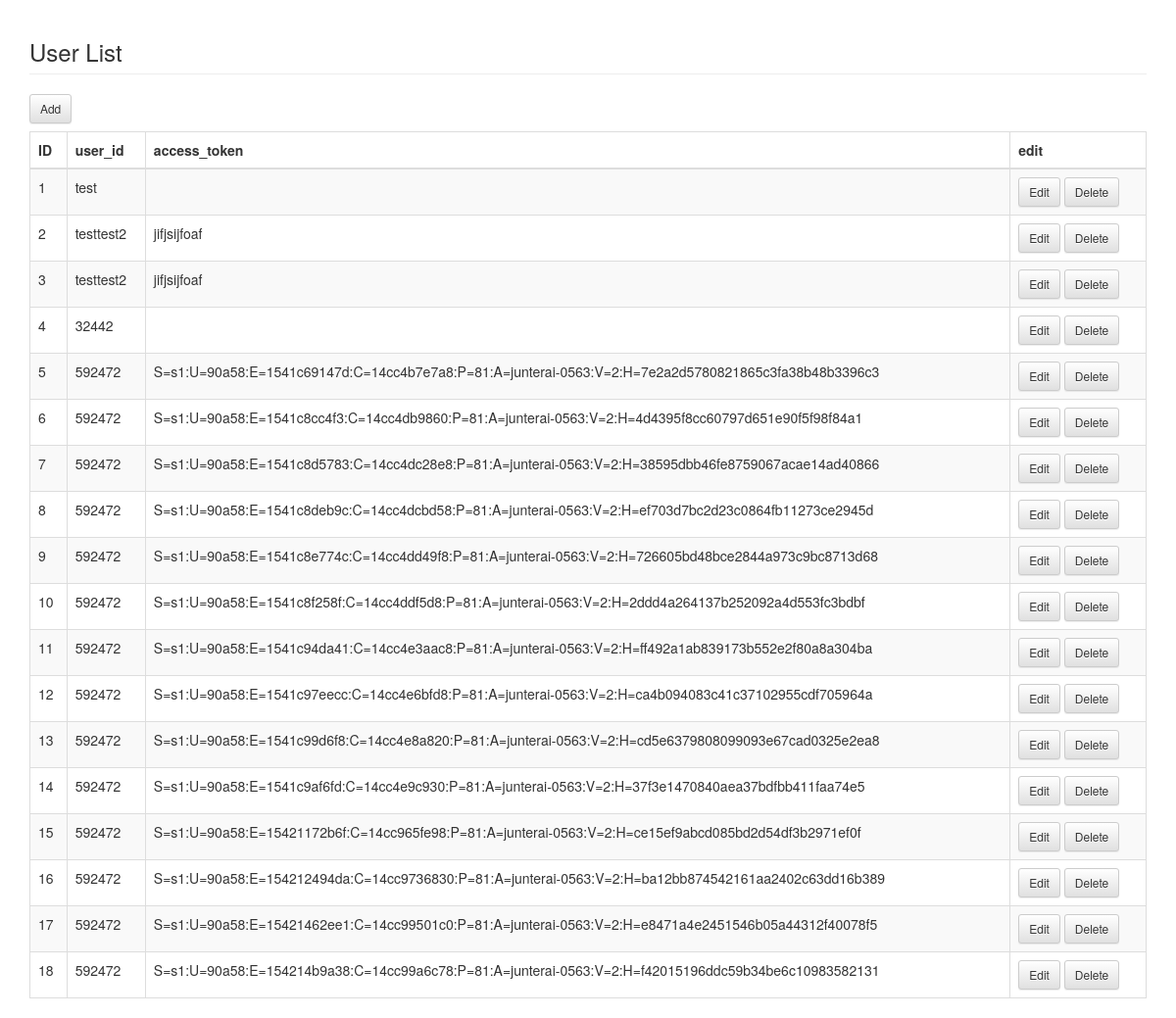
The page /cms/user/ on the database as committed earlier.
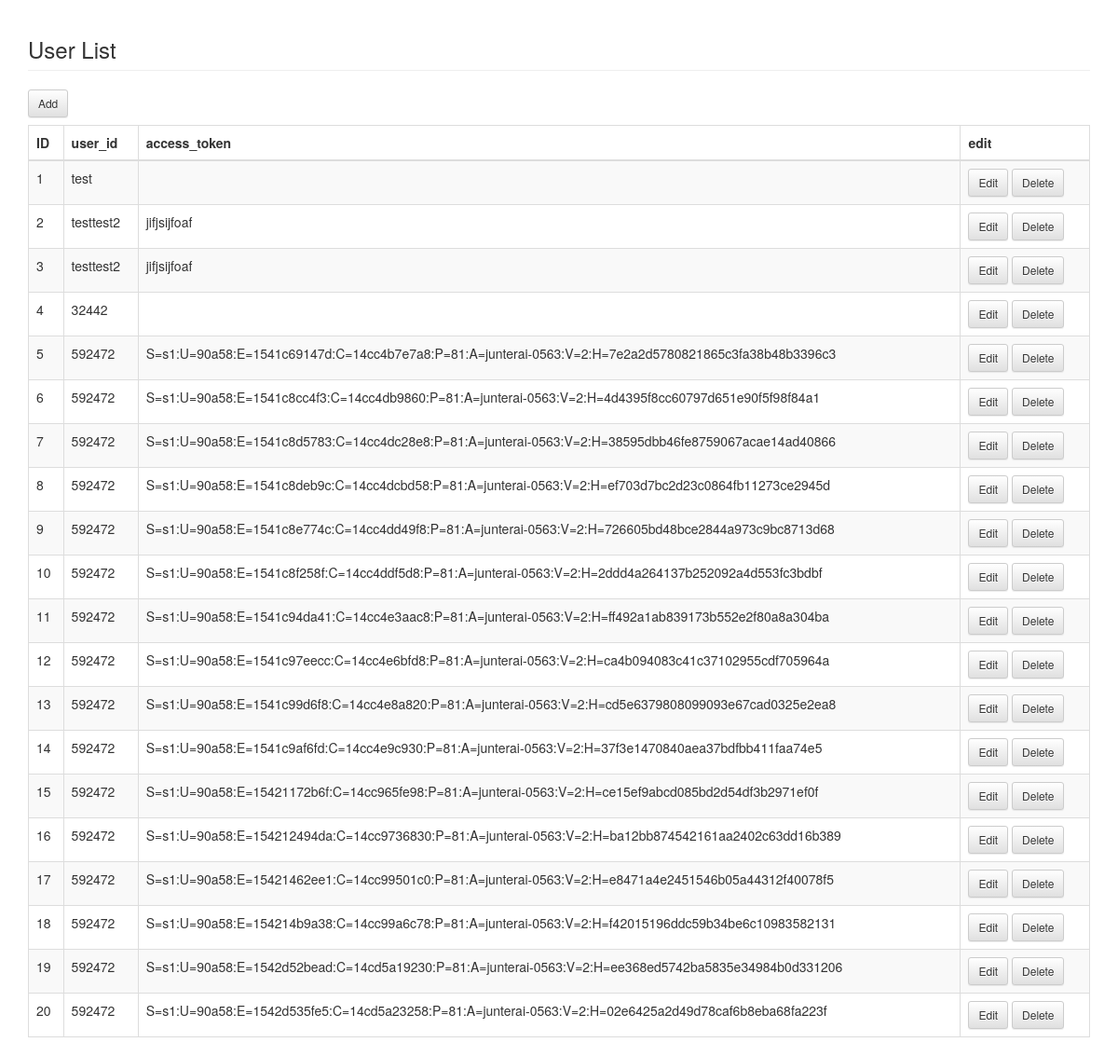
The same page on the database as committed later.
### cms/models.py (models this page shows, shortened)
class User(models.Model):
    user_id = models.CharField(u'user_id', max_length=255)
    access_token = models.CharField(u'access_token', max_length=255, blank=True)

### cms/views.py (the view)
# urls.py: url(r'^user/(?P<user_id>\d+)/$', views.user_list, name='user_list'),   # 一覧
def user_list(request, user_id=None):
	'''get user_list'''
	users = User.objects.all().order_by('id')
	return render_to_response('cms/user_list.html',  # 使用するテンプレート
                              {'users': users},       # テンプレートに渡すデータ
                              context_instance=RequestContext(request))  # その他標準のコンテキスト

### cms/templates/cms/user_list.html (shortened to what this page needs)
{% extends "cms/base.html" %}
{% block content %}
    <h3 class="page-header">User List</h3>
    <a href="/cms/user/add/" class="btn btn-default btn-sm">Add</a>
    <table class="table table-striped table-bordered">
      <thead>
        <tr>
          <th>ID</th>
          <th>user_id</th>
          <th>access_token</th>
          <th>edit</th>
        </tr>
      </thead>
      <tbody>
        {% for user in users %}
        <tr>
          <td>{{ user.id }}</td>
          <td>{{ user.user_id }}</td>
          <td>{{ user.access_token }}</td>
          <td>
            <a href="/cms/user/mod/{{ user.user_id }}" class="btn btn-default btn-sm">Edit</a>
            <a href="/cms/user/del/{{ user.user_id }}" class="btn btn-default btn-sm">Delete</a>
          </td>
        </tr>
        {% endfor %}
      </tbody>
    </table>
{% endblock content %}

Rows that differ between the two databases and show on the page:
added User: id "19", user_id "592472", access_token "S=s1:U=90a58:E=1542d52bead:C=14cd5a19230:P=81:A=junterai-0563:V=2:H=ee368ed5742ba5835e34984b0d331206"
added User: id "20", user_id "592472", access_token "S=s1:U=90a58:E=1542d535fe5:C=14cd5a23258:P=81:A=junterai-0563:V=2:H=02e6425a2d49d78caf6b8eba68fa223f"
